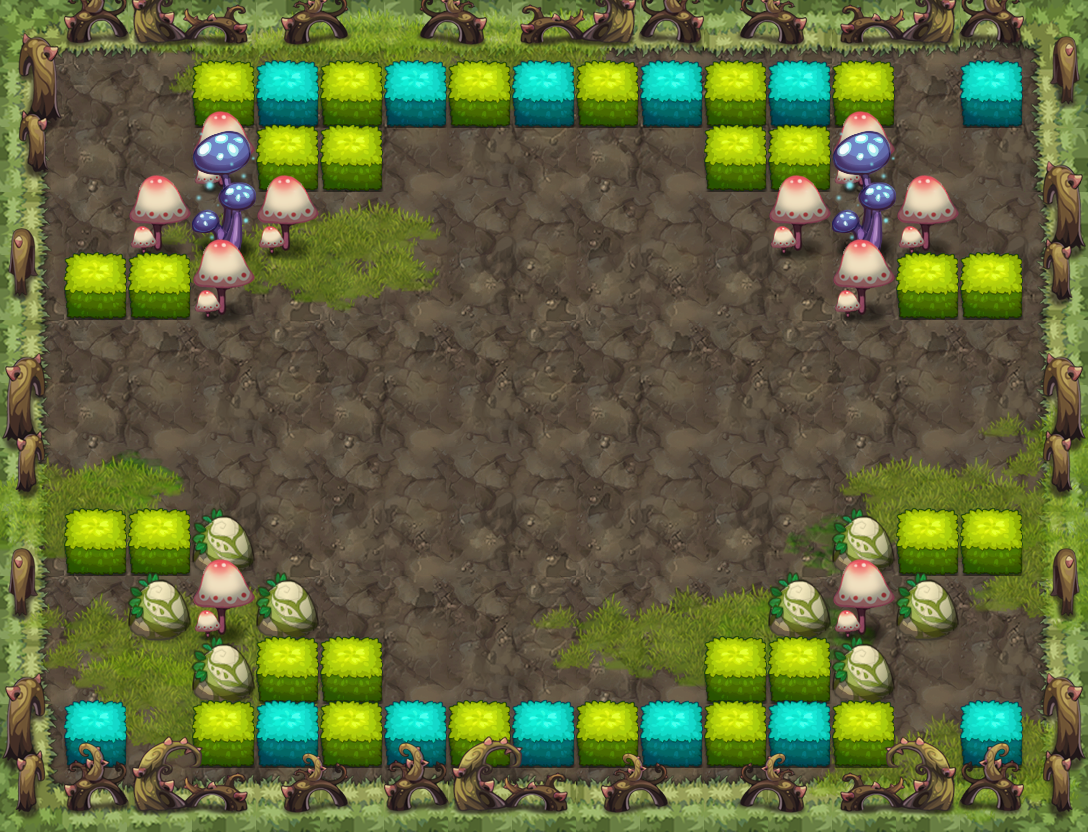

This game map was drawn from its Tiled (.tmx) file and the tilesets committed beside it. A one-line description and the trimmed map source follow:
An orthogonal 17x13 tile map with 64x64 px tiles, 16 tile layers (PASS, 块层 2, 块层 15, 块层 16, ...) and 2 objects (PLAYER, BOSS).

<map version="1.0" orientation="orthogonal" width="17" height="13" tilewidth="64" tileheight="64">
 <properties>
  <property name="DESTRY1" value="221" />
  <property name="DESTRY2" value="225" />
  <property name="DESTRY3" value="223" />
  <property name="DESTRY_COUNT" value="3" />
  <property name="EXP" value="620" />
  <property name="ITEM" value="D019" />
  <property name="LOSE_SCRIPT" value="" />
  <property name="MONEY" value="930" />
  <property name="START_SCRIPT" value="lv60" />
  <property name="WIN_SCRIPT" value="" />
 </properties>
 <tileset firstgid="1" name="swzz" tilewidth="64" tileheight="64">
  <image source="swzz-hd.png" width="1000" height="2048" />
 </tileset>
 <layer name="PASS" width="17" height="13">
  <data>[221 cells, 117 non-empty, 9 distinct tile ids]</data>
 </layer>
 <layer name="块层 2" width="17" height="13">
  <data>[221 cells, 221 non-empty, 21 distinct tile ids]</data>
 </layer>
 <layer name="块层 15" width="17" height="13">
  <data>[221 cells, 59 non-empty, 19 distinct tile ids]</data>
 </layer>
 <layer name="块层 16" width="17" height="13">
  <data>[221 cells, 44 non-empty, 10 distinct tile ids]</data>
 </layer>
 <layer name="块层 4" width="17" height="13">
  <data>[221 cells, 20 non-empty, 3 distinct tile ids]</data>
 </layer>
 <layer name="块层 13" width="17" height="13">
  <data>[221 cells, 56 non-empty, 10 distinct tile ids]</data>
 </layer>
 <layer name="块层 3" width="17" height="13">
  <data>[221 cells, 61 non-empty, 5 distinct tile ids]</data>
 </layer>
 <layer name="SHELTER 11" width="17" height="13">
  <data>[221 cells, 15 non-empty, 5 distinct tile ids]</data>
 </layer>
 <layer name="SHELTER 10" width="17" height="13">
  <data>[221 cells, 13 non-empty, 2 distinct tile ids]</data>
 </layer>
 <layer name="SHELTER 9" width="17" height="13">
  <data>[221 cells, 6 non-empty, 2 distinct tile ids]</data>
 </layer>
 <layer name="SHELTER 8" width="17" height="13">
  <data>[221 cells, 6 non-empty, 2 distinct tile ids]</data>
 </layer>
 <layer name="SHELTER 7" width="17" height="13">
  <data>[221 cells, 6 non-empty, 2 distinct tile ids]</data>
 </layer>
 <layer name="SHELTER 3" width="17" height="13">
  <data>[221 cells, 6 non-empty, 2 distinct tile ids]</data>
 </layer>
 <layer name="SHELTER 2" width="17" height="13">
  <data>[221 cells, 6 non-empty, 2 distinct tile ids]</data>
 </layer>
 <layer name="SHELTER 1" width="17" height="13">
  <data>[221 cells, 6 non-empty, 2 distinct tile ids]</data>
 </layer>
 <layer name="SHELTER 0" width="17" height="13">
  <data>[221 cells, 12 non-empty, 2 distinct tile ids]</data>
 </layer>
 <objectgroup name="对象层 1" width="34" height="26">
  <object name="PLAYER" type="PLAYER" x="64" y="64" width="64" height="64" />
  <object name="bossjxcj" type="BOSS" x="512" y="384" width="64" height="64">
   <properties>
    <property name="lua_ai" value="monster_bossjxcj_ai" />
    <property name="quality" value="bossjxcj.quality" />
   </properties>
  </object>
 </objectgroup>
</map>
